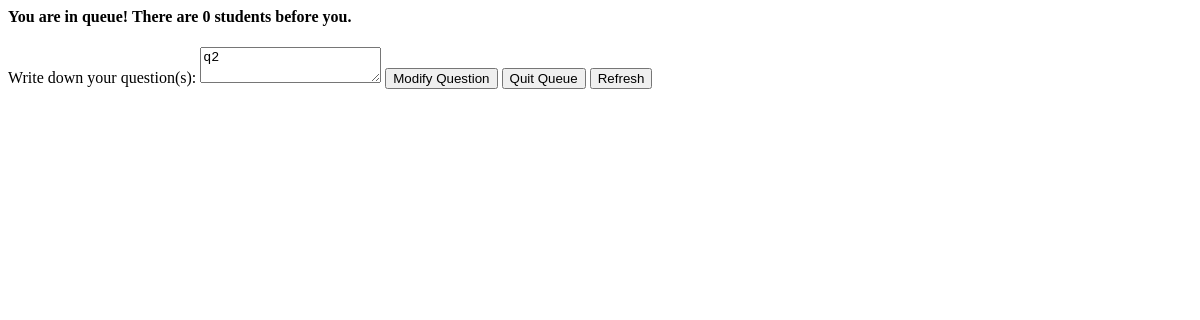
Page /course/1/ajax (signed in) on the earlier database version.
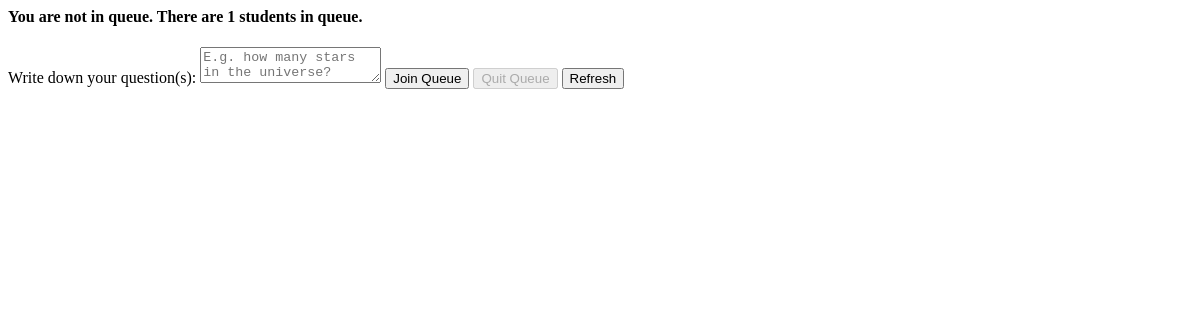
Same page on the later database version.
### ohq/models.py (models this page shows, shortened)
class Queue(models.Model):
    course = models.ForeignKey(Course, on_delete=models.CASCADE)
    student = models.ForeignKey(Student, on_delete=models.CASCADE)
    instructor = models.ManyToManyField(Instructor)
    question = models.CharField(max_length=500, default="")
    joined_time = models.DateTimeField(auto_now_add=True)
    invited = models.BooleanField(default=False)

### ohq/views.py (the view)
# urls.py: path("course/<int:pk>/ajax", views.refresh_queue_view, name="refresh_queue_view"),
def refresh_queue_view(request, pk):
    def get_queue(course):
        result = []
        query_set = Queue.objects.filter(course=course).order_by("joined_time").all()
        for q in query_set:
            temp = {}
            temp["first_name"] = q.student.user.first_name
            temp["question"] = q.question
            temp["queue_checkbox_id"] = q.student.user.username
            temp["invited"] = q.invited
            result.append(temp)
        return result
    def get_subqueue(course):
        result = []
        query_set = Queue.objects.filter(course=course, instructor=request.user.instructor).order_by("joined_time").all()
        if len(query_set) == 0:
            return result
        for q in query_set:
            temp = {}
            temp["first_name"] = q.student.user.first_name
            temp["question"] = q.question
            temp["queue_checkbox_id"] = q.student.user.username
            temp["invited"] = q.invited
            result.append(temp)
        return result
    context = {}
    context["number"] = request.user.id
    if not request.user.id:
        return context
    course = get_object_or_404(Course, pk=pk)
    context["course_status"] = course.status
    context["course_pk"] = course.pk
    is_instructor = check_is_instructor(request.user, course)
    if is_instructor:
        context["is_instructor"] = is_instructor
        context["queue"] = get_queue(course)
        context["sub_queue"] = get_subqueue(course)
    else:
        is_joined = check_is_joined(request.user, course)
        if not is_joined:
            context["is_joined"] = False
            context["number_in_queue"] = get_number_in_queue(course)
        else:
            context["is_joined"] = True
            queue_obj = get_object_or_404(Queue, student=request.user.student)
            context["is_invited"] = queue_obj.invited
            joined_time = queue_obj.joined_time
            context["number_in_queue"] = get_position_in_queue(request.user, course, joined_time)
            context["student_question"] = queue_obj.question
            if queue_obj.invited:
                context["link"] = course.meeting_link
    request.session.set_expiry(request.session.get_expiry_age())
    return render(request, "ohq/course_queue_status_student.html", context)

### ohq/views.py (called while the page is built)
def check_is_instructor(user, course):
    is_instructor = False
    if user.id is not None:
        results = Instructor.objects.filter(user=user, teaching_course=course).count()
        if results > 0:
            is_instructor = True
    return is_instructor

def get_position_in_queue(user, course, joined_time):
    if user.id is not None:
        result = Queue.objects.filter(course=course, joined_time__lt=joined_time).count()
        return result
    return 0

def check_is_joined(user, course):
    if Queue.objects.filter(course=course, student=user.student).count() > 0:
        return True
    return False

def get_number_in_queue(course):
    return Queue.objects.filter(course=course).count()

### ohq/templates/ohq/course_queue_status_student.html (shortened to what this page needs)
{% if course_status %}
  {% if is_joined %}
    {% if not is_invited %}
      <h4>You are in queue! There are <b>{{ number_in_queue }}</b> students before you.</h4>
      <form action="{{ course_pk }}/join_queue" method="post">
        <label for="student_question">Write down your question(s):</label>
        <textarea name="student_question" id="student_question"
          class="form-control" rows="2" placeholder="E.g. how many stars in the universe?">{{student_question}}
        </textarea>
        <button type="submit" class="btn btn-primary mt-2">Modify Question</button>
        <button type="submit" formaction="{{ course_pk }}/quit_queue"
          class="btn btn-danger mt-2">Quit Queue</button>
        <button type="button" id="hide" class="btn btn-primary mt-2" onclick="loadQueueStatus()">Refresh</button>
      </form>
    {% endif %}
  {% else %}
    <h4>You are not in queue. There are <b>{{ number_in_queue }}</b> students in queue.</h4>
    <form action="{{ course_pk }}/join_queue" method="post">
      <label for="student_question">Write down your question(s):</label>
      <textarea name="student_question" id="student_question"
        class="form-control" rows="2" placeholder="E.g. how many stars in the universe?"></textarea>
      <button type="submit" class="btn btn-primary mt-2">Join Queue</button>
      <button type="submit" formaction="{{ course_pk }}/quit_queue"
        class="btn btn-secondary mt-2" disabled>Quit Queue</button>
      <button type="button" id="hide" class="btn btn-primary mt-2" onclick="loadQueueStatus()">Refresh</button>
    </form>
  {% endif %}
{% else %}
  <h4>The office hour is not happening. Please contact your instructor.</h4>
{% endif %}

Differences in the rows shown:
removed Queue: student_question "q2"
Other differences:
{{ number_in_queue }}: (not shown) → "1"
{{ number_in_queue }}: "0" → (not shown)
text no longer shown: "You are in queue! There are students before you. Modify Question"
text now shown: "You are not in queue. There are students in queue. Join Queue"
